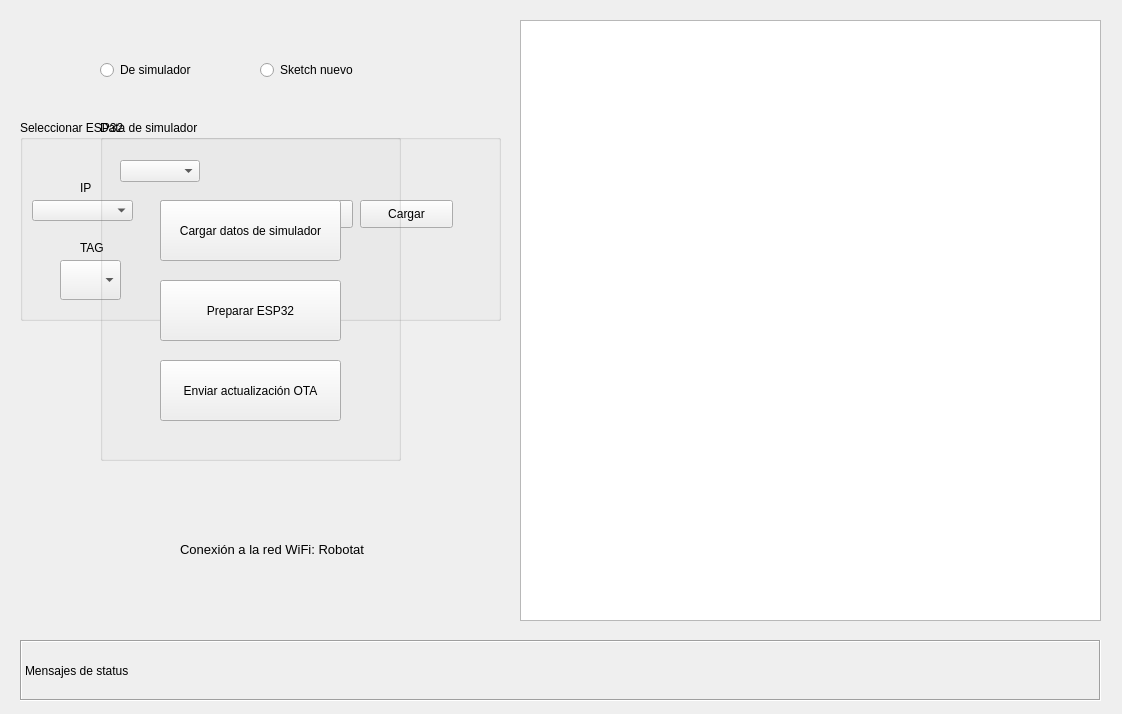
<?xml version="1.0" encoding="UTF-8"?>
<ui version="4.0">
 <class>ota_tab</class>
 <widget class="QWidget" name="ota_tab">
  <property name="geometry">
   <rect>
    <x>0</x>
    <y>0</y>
    <width>1122</width>
    <height>714</height>
   </rect>
  </property>
  <property name="windowTitle">
   <string>Form</string>
  </property>
  <widget class="QGroupBox" name="new_sketch_group">
   <property name="enabled">
    <bool>true</bool>
   </property>
   <property name="geometry">
    <rect>
     <x>20</x>
     <y>120</y>
     <width>481</width>
     <height>201</height>
    </rect>
   </property>
   <property name="title">
    <string>Seleccionar ESP32</string>
   </property>
   <property name="checkable">
    <bool>false</bool>
   </property>
   <widget class="QLabel" name="label_3">
    <property name="geometry">
     <rect>
      <x>40</x>
      <y>40</y>
      <width>55</width>
      <height>16</height>
     </rect>
    </property>
    <property name="text">
     <string/>
    </property>
   </widget>
   <widget class="QComboBox" name="ip_list">
    <property name="geometry">
     <rect>
      <x>12</x>
      <y>80</y>
      <width>101</width>
      <height>21</height>
     </rect>
    </property>
   </widget>
   <widget class="QPushButton" name="search_new_sketch">
    <property name="geometry">
     <rect>
      <x>140</x>
      <y>80</y>
      <width>93</width>
      <height>28</height>
     </rect>
    </property>
    <property name="text">
     <string>Buscar</string>
    </property>
   </widget>
   <widget class="QPushButton" name="prepare_esp32">
    <property name="geometry">
     <rect>
      <x>240</x>
      <y>80</y>
      <width>93</width>
      <height>28</height>
     </rect>
    </property>
    <property name="text">
     <string>Preparar</string>
    </property>
   </widget>
   <widget class="QPushButton" name="load_new_sketch">
    <property name="geometry">
     <rect>
      <x>340</x>
      <y>80</y>
      <width>93</width>
      <height>28</height>
     </rect>
    </property>
    <property name="text">
     <string>Cargar</string>
    </property>
   </widget>
   <widget class="QLabel" name="label_4">
    <property name="geometry">
     <rect>
      <x>60</x>
      <y>60</y>
      <width>55</width>
      <height>16</height>
     </rect>
    </property>
    <property name="layoutDirection">
     <enum>Qt::LeftToRight</enum>
    </property>
    <property name="frameShape">
     <enum>QFrame::NoFrame</enum>
    </property>
    <property name="text">
     <string>IP</string>
    </property>
   </widget>
   <widget class="QComboBox" name="tag_list">
    <property name="geometry">
     <rect>
      <x>40</x>
      <y>140</y>
      <width>61</width>
      <height>40</height>
     </rect>
    </property>
   </widget>
   <widget class="QLabel" name="label_5">
    <property name="geometry">
     <rect>
      <x>60</x>
      <y>120</y>
      <width>55</width>
      <height>16</height>
     </rect>
    </property>
    <property name="layoutDirection">
     <enum>Qt::LeftToRight</enum>
    </property>
    <property name="frameShape">
     <enum>QFrame::NoFrame</enum>
    </property>
    <property name="text">
     <string>TAG</string>
    </property>
   </widget>
  </widget>
  <widget class="QRadioButton" name="from_new_sketch">
   <property name="geometry">
    <rect>
     <x>260</x>
     <y>60</y>
     <width>121</width>
     <height>20</height>
    </rect>
   </property>
   <property name="text">
    <string>Sketch nuevo</string>
   </property>
  </widget>
  <widget class="QLabel" name="status_mssg">
   <property name="geometry">
    <rect>
     <x>20</x>
     <y>640</y>
     <width>1081</width>
     <height>61</height>
    </rect>
   </property>
   <property name="frameShape">
    <enum>QFrame::Box</enum>
   </property>
   <property name="frameShadow">
    <enum>QFrame::Sunken</enum>
   </property>
   <property name="text">
    <string>Mensajes de status</string>
   </property>
  </widget>
  <widget class="QRadioButton" name="from_simulator">
   <property name="geometry">
    <rect>
     <x>100</x>
     <y>60</y>
     <width>121</width>
     <height>20</height>
    </rect>
   </property>
   <property name="text">
    <string>De simulador</string>
   </property>
  </widget>
  <widget class="QTextBrowser" name="code_preview">
   <property name="geometry">
    <rect>
     <x>520</x>
     <y>20</y>
     <width>581</width>
     <height>601</height>
    </rect>
   </property>
  </widget>
  <widget class="QGroupBox" name="simulator_group">
   <property name="geometry">
    <rect>
     <x>100</x>
     <y>120</y>
     <width>301</width>
     <height>341</height>
    </rect>
   </property>
   <property name="title">
    <string>Data de simulador</string>
   </property>
   <widget class="QPushButton" name="data_from_sim">
    <property name="geometry">
     <rect>
      <x>60</x>
      <y>80</y>
      <width>181</width>
      <height>61</height>
     </rect>
    </property>
    <property name="text">
     <string>Cargar datos de simulador</string>
    </property>
    <property name="autoDefault">
     <bool>false</bool>
    </property>
    <property name="default">
     <bool>false</bool>
    </property>
    <property name="flat">
     <bool>false</bool>
    </property>
   </widget>
   <widget class="QPushButton" name="prepare_esp_sim">
    <property name="geometry">
     <rect>
      <x>60</x>
      <y>160</y>
      <width>181</width>
      <height>61</height>
     </rect>
    </property>
    <property name="text">
     <string>Preparar ESP32</string>
    </property>
    <property name="autoDefault">
     <bool>false</bool>
    </property>
    <property name="default">
     <bool>false</bool>
    </property>
    <property name="flat">
     <bool>false</bool>
    </property>
   </widget>
   <widget class="QPushButton" name="update_from_sim">
    <property name="geometry">
     <rect>
      <x>60</x>
      <y>240</y>
      <width>181</width>
      <height>61</height>
     </rect>
    </property>
    <property name="text">
     <string>Enviar actualización OTA</string>
    </property>
    <property name="autoDefault">
     <bool>false</bool>
    </property>
    <property name="default">
     <bool>false</bool>
    </property>
    <property name="flat">
     <bool>false</bool>
    </property>
   </widget>
   <widget class="QComboBox" name="number_robot">
    <property name="geometry">
     <rect>
      <x>20</x>
      <y>40</y>
      <width>80</width>
      <height>22</height>
     </rect>
    </property>
   </widget>
  </widget>
  <widget class="QLabel" name="label">
   <property name="geometry">
    <rect>
     <x>180</x>
     <y>540</y>
     <width>261</width>
     <height>19</height>
    </rect>
   </property>
   <property name="font">
    <font>
     <pointsize>10</pointsize>
    </font>
   </property>
   <property name="text">
    <string>Conexión a la red WiFi: Robotat</string>
   </property>
  </widget>
 </widget>
 <resources/>
 <connections/>
</ui>
